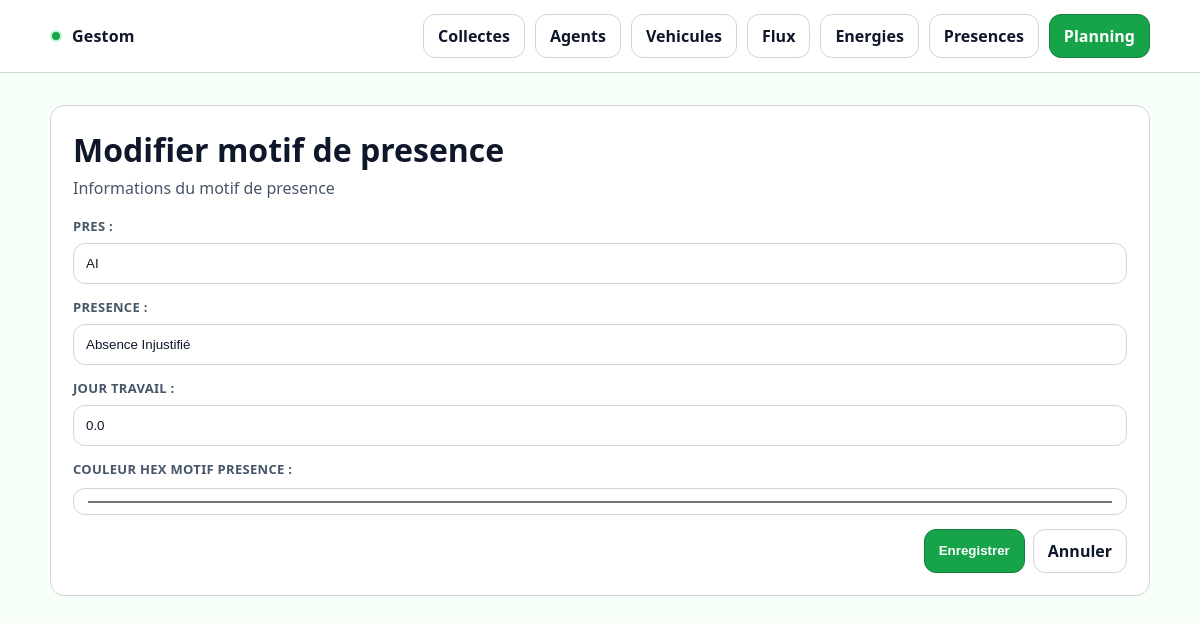
Page /presence-motifs/1/modifier/ on the earlier database version.
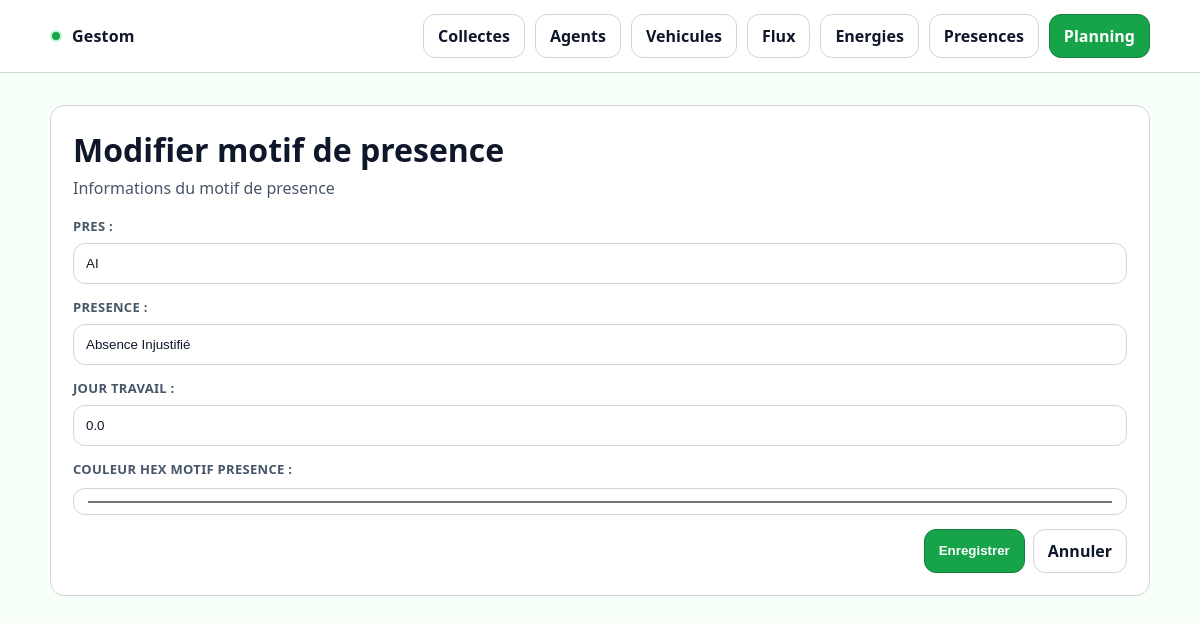
Same page on the later database version.
### core/models.py (models this page shows, shortened)
class PresenceMotif(models.Model):
    pres = models.CharField(max_length=150)
    presence = models.CharField(max_length=150)
    jour_travail = models.FloatField()
    couleur_hex_motif_presence = models.CharField(max_length=7, blank=True)
    date_creation = models.DateTimeField(auto_now_add=True)
    date_modification = models.DateTimeField(auto_now=True)
    class Meta:
        ordering = ["pres", "presence"]

### core/views.py (the view)
# urls.py: path("presence-motifs/<int:pk>/modifier/", PresenceMotifUpdateView.as_view(), name="presence_motif_update"),
class PresenceMotifUpdateView(UpdateView):
    model = PresenceMotif
    form_class = PresenceMotifForm
    template_name = "core/presence_motif_form.html"
    success_url = reverse_lazy("core:presence_motif_list")
    def get_context_data(self, **kwargs):
        ctx = super().get_context_data(**kwargs)
        ctx["title"] = "Modifier motif de presence"
        return ctx

### core/forms.py
class PresenceMotifForm(forms.ModelForm):
    class Meta:
        model = PresenceMotif
        fields = [
            "pres",
            "presence",
            "jour_travail",
            "couleur_hex_motif_presence",
        ]
        widgets = {
            "couleur_hex_motif_presence": forms.TextInput(attrs={"type": "color"}),
        }

### core/templates/core/presence_motif_form.html (shortened to what this page needs)
{% extends "core/base.html" %}
{% block content %}
<div class="card">
  <div class="card__pad">
    <div class="header">
      <div>
        <h1 class="h1">{{ title }}</h1>
        <p class="sub">Informations du motif de presence</p>
      </div>
    </div>
    <form method="post" class="form">
      {% for field in form %}
      <div class="field">
        {{ field.label_tag }}
        {{ field }}
      </div>
      {% endfor %}
      <div class="actions">
        <button class="btn btn--primary" type="submit">Enregistrer</button>
        <a href="{% url 'core:presence_motif_list' %}" class="btn btn--ghost">Annuler</a>
      </div>
    </form>
  </div>
</div>
{% endblock %}

Differences in the rows shown:
changed PresenceMotif "AI": couleur_hex_motif_presence "#ff0000" → "#744949"
